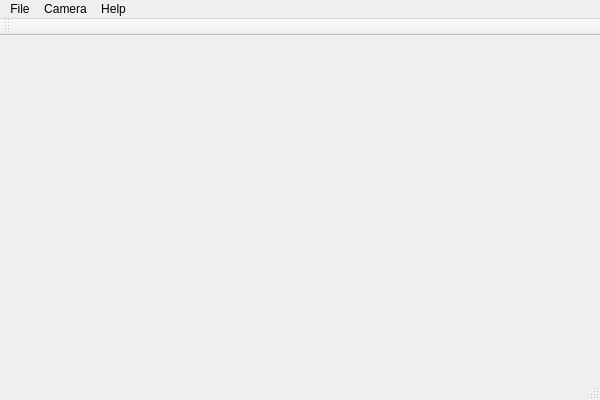
<?xml version="1.0" encoding="UTF-8"?>
<ui version="4.0">
 <class>QProjClass</class>
 <widget class="QMainWindow" name="QProjClass">
  <property name="geometry">
   <rect>
    <x>0</x>
    <y>0</y>
    <width>600</width>
    <height>400</height>
   </rect>
  </property>
  <property name="windowTitle">
   <string>Camera Capture</string>
  </property>
  <widget class="QWidget" name="centralWidget"/>
  <widget class="QMenuBar" name="menuBar">
   <property name="geometry">
    <rect>
     <x>0</x>
     <y>0</y>
     <width>600</width>
     <height>21</height>
    </rect>
   </property>
   <widget class="QMenu" name="menuFile">
    <property name="title">
     <string>File</string>
    </property>
    <addaction name="actionOpen"/>
    <addaction name="separator"/>
    <addaction name="actionQuit"/>
   </widget>
   <widget class="QMenu" name="menuCamera">
    <property name="title">
     <string>Camera</string>
    </property>
    <addaction name="actionSelectCamera"/>
    <addaction name="separator"/>
    <addaction name="actionStart_Capture"/>
    <addaction name="actionStop_Capture"/>
   </widget>
   <widget class="QMenu" name="menuHelp">
    <property name="title">
     <string>Help</string>
    </property>
    <addaction name="actionAbout"/>
   </widget>
   <addaction name="menuFile"/>
   <addaction name="menuCamera"/>
   <addaction name="menuHelp"/>
  </widget>
  <widget class="QToolBar" name="mainToolBar">
   <attribute name="toolBarArea">
    <enum>TopToolBarArea</enum>
   </attribute>
   <attribute name="toolBarBreak">
    <bool>false</bool>
   </attribute>
  </widget>
  <widget class="QStatusBar" name="statusBar"/>
  <action name="actionQuit">
   <property name="text">
    <string>Quit</string>
   </property>
  </action>
  <action name="actionSelectCamera">
   <property name="text">
    <string>Select Camera</string>
   </property>
  </action>
  <action name="actionAbout">
   <property name="text">
    <string>About</string>
   </property>
  </action>
  <action name="actionStart_Capture">
   <property name="text">
    <string>Start Capture</string>
   </property>
  </action>
  <action name="actionStop_Capture">
   <property name="text">
    <string>Stop Capture</string>
   </property>
  </action>
  <action name="actionOpen">
   <property name="text">
    <string>Open...</string>
   </property>
  </action>
 </widget>
 <layoutdefault spacing="6" margin="11"/>
 <resources>
  <include location="qproj.qrc"/>
 </resources>
 <connections/>
</ui>
